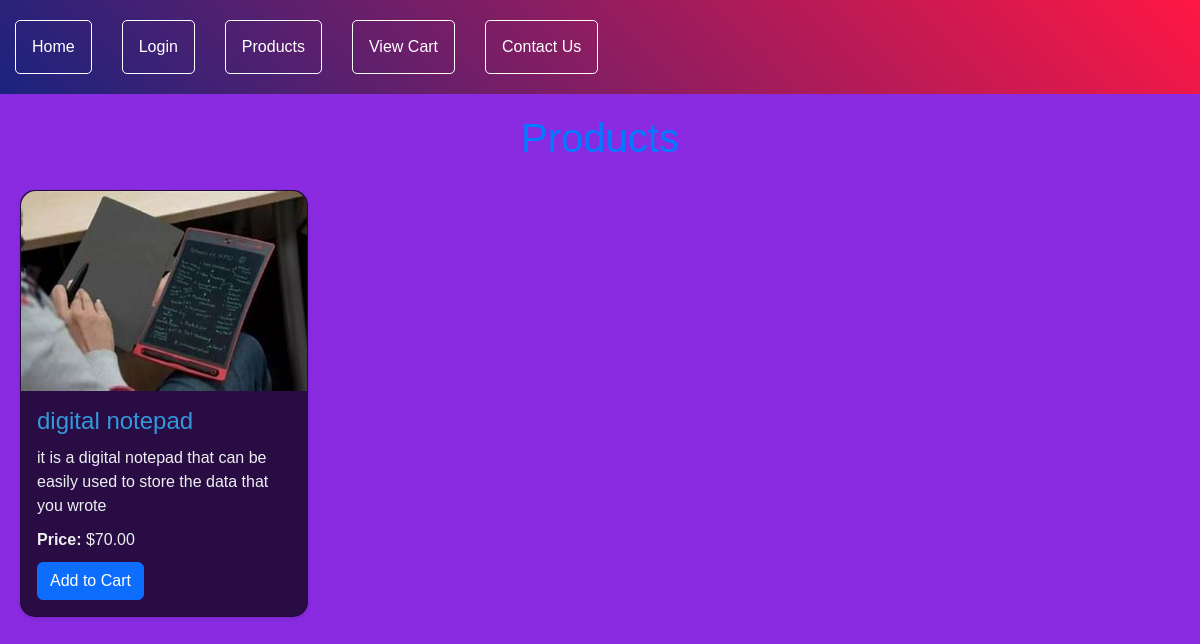
/gadgets/products/, run on an earlier commit of the app's database.
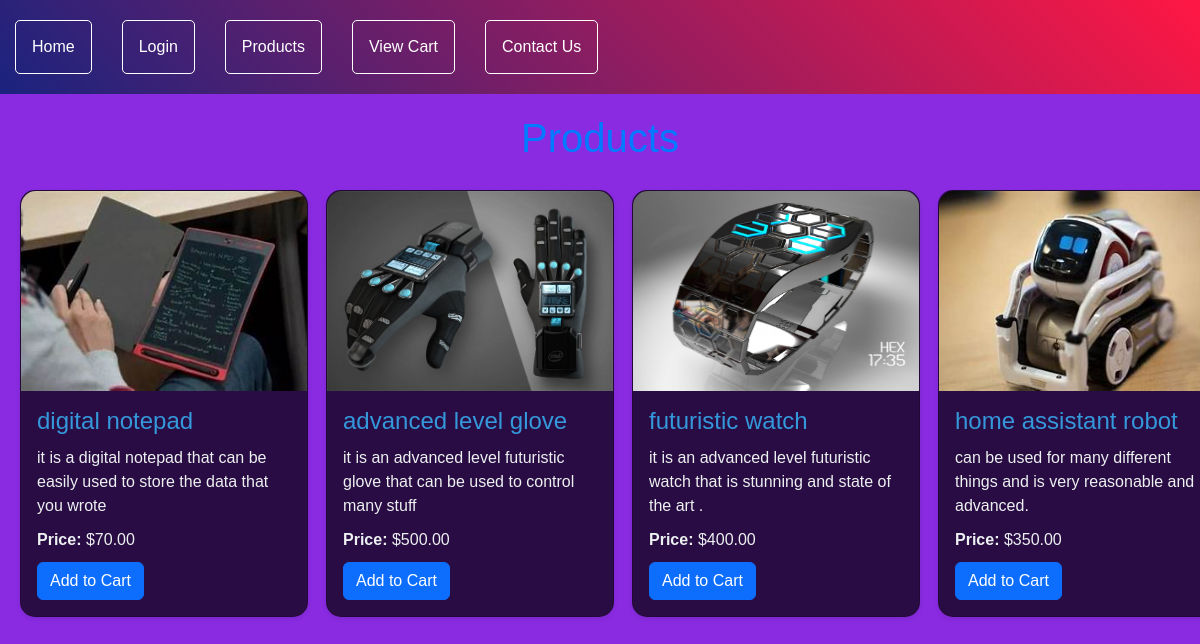
And on a later commit of the database.
### gadgets/models.py (models this page shows, shortened)
class Product(models.Model):
    name = models.CharField(max_length=100)
    description = models.TextField()
    price = models.DecimalField(max_digits=10, decimal_places=2)
    image = models.ImageField(upload_to='product_images/', default=None)

### gadgets/views.py (the view)
# urls.py: path('products/', products, name='products'),
def products(request):
    products = Product.objects.all()
    return render(request, 'products.html', {'products': products})

### gadgets/templates/products.html (shortened to what this page needs)
{% load static %}
<!DOCTYPE html>
<html lang="en">
<head>
    <link href="https://cdn.jsdelivr.net/npm/bootstrap@5.3.2/dist/css/bootstrap.min.css" rel="stylesheet">
</head>
<body>
    {% include 'navbar.html' %}
    <h1>Products</h1>
    <div class="row">
        {% for product in products %}
            <div class="col-md-3">
                <div class="card product-card mb-4">
                    <img src="{{ product.image.url }}" class="card-img-top">
                    <div class="card-body">
                        <h2 class="card-title">{{ product.name }}</h2>
                        <p class="card-text">{{ product.description }}</p>
                        <p class="card-text"><strong>Price:</strong> ${{ product.price }}</p>
                        <form method="post" class="add-to-cart-form" action="{% url 'add_to_cart' product_id=product.id %}">
                            <button type="submit" class="btn btn-primary">Add to Cart</button>
                        </form>
                    </div>
                </div>
            </div>
        {% endfor %}
    </div>
</body>
</html>

### gadgets/templates/navbar.html (shortened to what this page needs)
<!DOCTYPE html>
<html lang="en">
<head>
</head>
<body>
<nav class="navbar">
    <ul>
        <li><a href="{% url 'home' %}">Home</a></li>
        <li><a href="{% url 'login' %}">Login</a></li>
        <li><a href="{% url 'products' %}">Products</a></li>
        <li><a href="{% url 'view_cart' %}">View Cart</a></li>
        <li><a href="{% url 'contact_form' %}">Contact Us</a></li>
    </ul>
</nav>
</body>
</html>

### gadgets/templates/products.html (style rules this page uses)
body { background-color:#8A2BE2; margin: 0; padding: 0; font-family: 'Arial', sans-serif; color: #fff; }
h1 { text-align: center; color: #007bff; margin-top: 20px; }
.product-card { width: 18rem; margin: 20px; background-color: rgba(0, 0, 0, 0.7); border-radius: 15px; box-shadow: 0 2px 5px rgba(0, 0, 0, 0.1); }
.product-card img { border-radius: 15px 15px 0 0; height: 200px; }
.product-card h2 { font-size: 24px; margin-bottom: 10px; color: #3498db; }
.product-card p { font-size: 16px; margin-bottom: 10px; color: #ecf0f1; }

### gadgets/templates/navbar.html (style rules this page uses)
.navbar { background: linear-gradient(45deg, #1a237e, #ff1744); overflow: hidden; padding-top: 20px; padding-bottom: 20px; }
.navbar ul { list-style-type: none; margin: 0; padding: 0; display: flex; justify-content: center; flex-wrap: wrap; }
.navbar li { margin: 0 15px; }
.navbar a { display: block; color: white; text-align: center; padding: 14px 16px; text-decoration: none; border: 1px solid #fff; border-radius: 5px; }

What changed in the data, as far as the page shows it:
added Product: image (picture), name "advanced level glove", description "it is an advanced level futuristic glove that can be used to control many stuff", price "500.00"
added Product: image (picture), name "futuristic watch", description "it is an advanced level futuristic watch that is stunning and state of the art .", price "400.00"
added Product: image (picture), name "home assistant robot", description "can be used for many different things and is very reasonable and advanced.", price "350.00"
